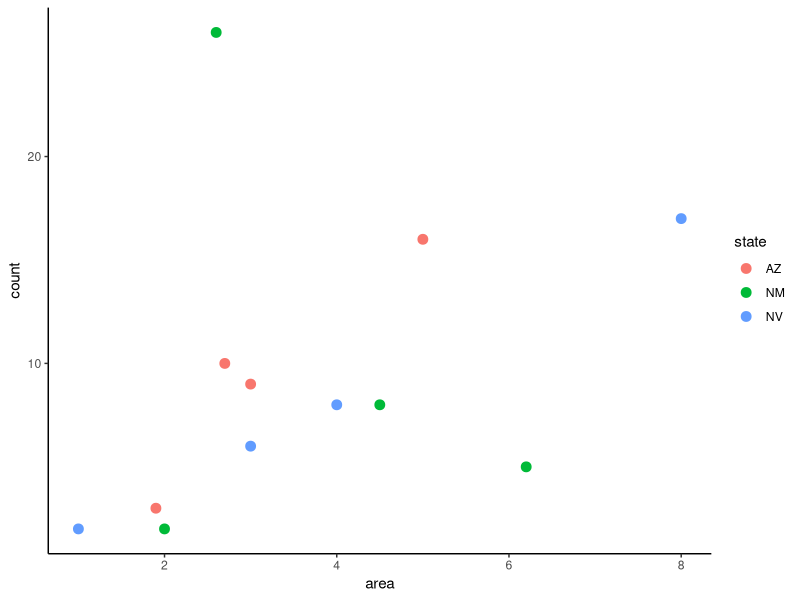
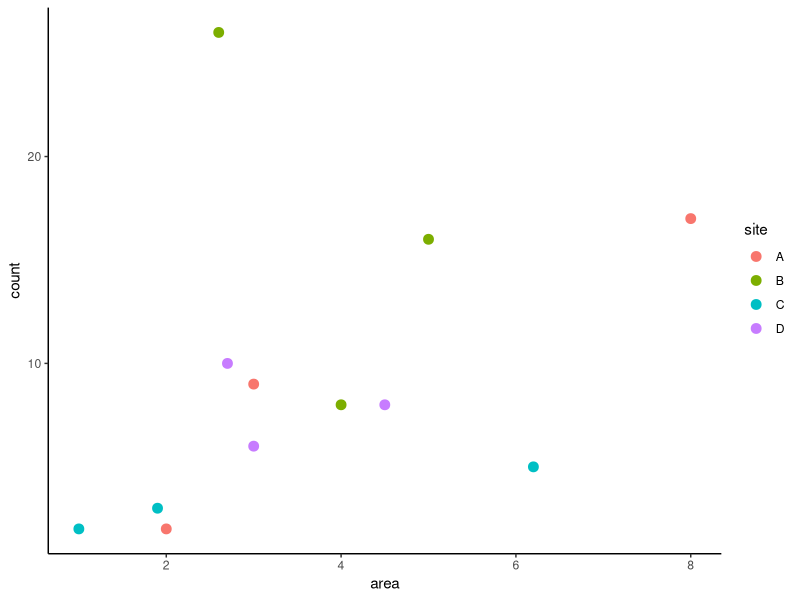
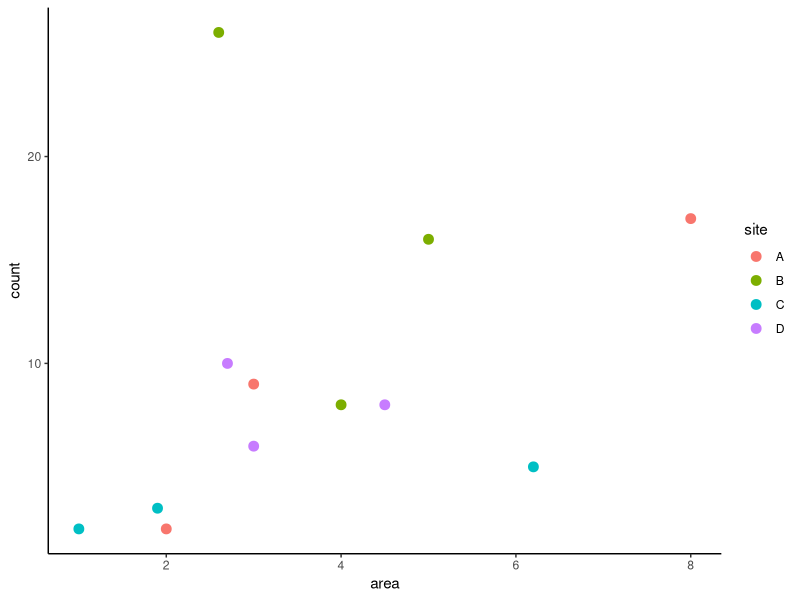
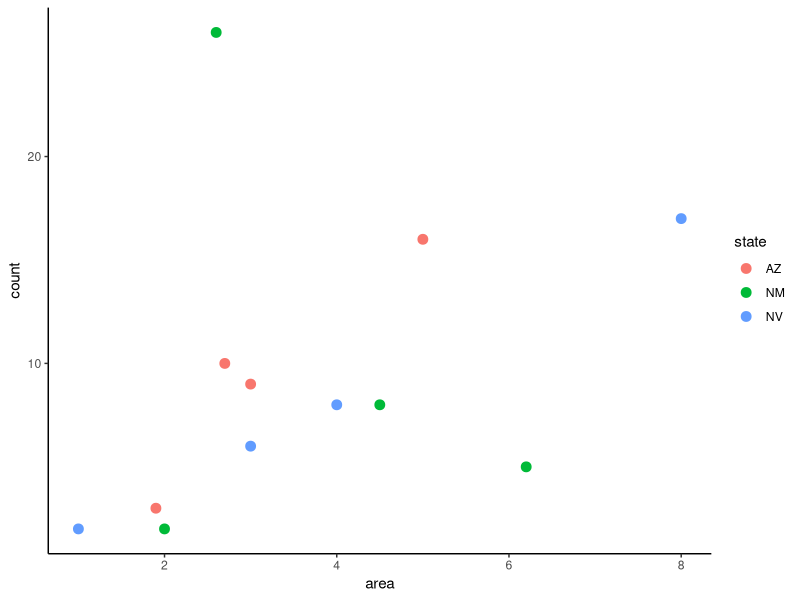
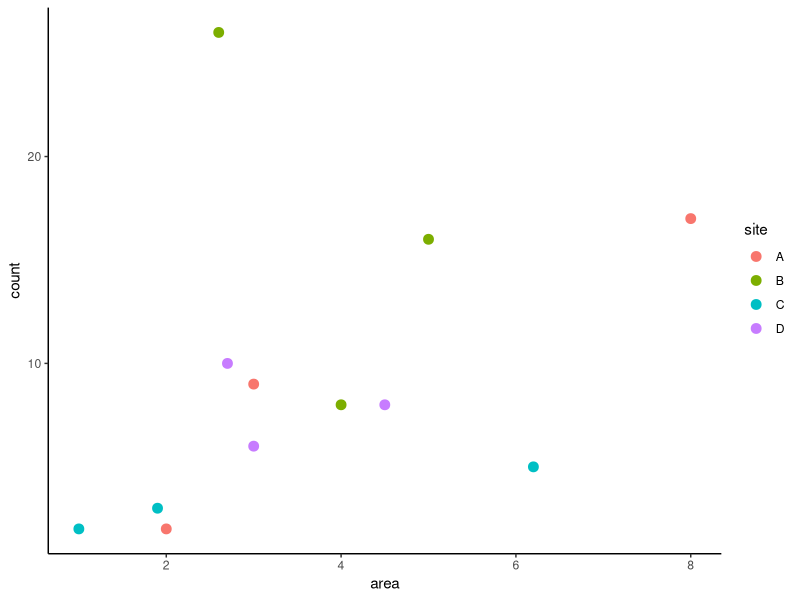
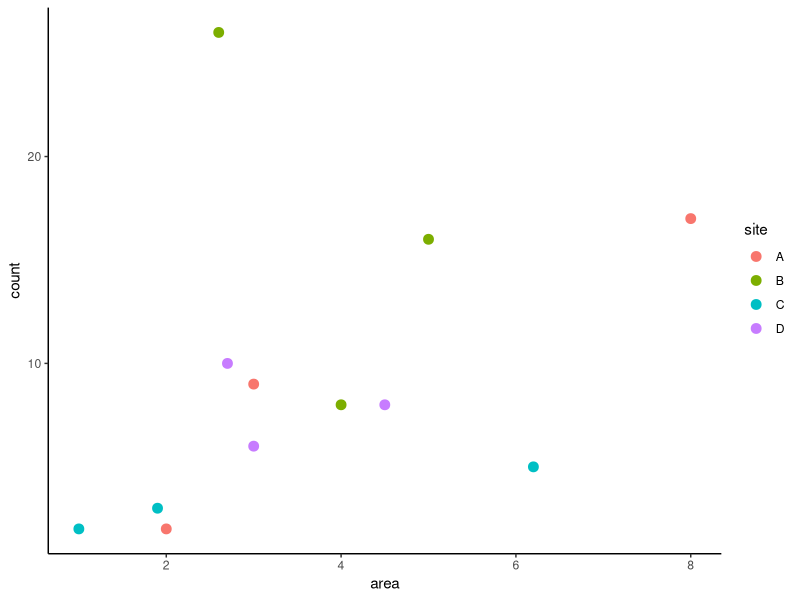

Write the R code that produced these figures, in order.
## ---- chunk 1
knitr::opts_chunk$set(echo = TRUE, warning = FALSE, message = FALSE)
## ---- chunk 2
library(tidyverse)
library(ggplot2)
## ---- chunk 3
 convert_pounds_to_grams <- function(pounds) {
     grams <- 453.6 * pounds
     return(grams)
 }
 convert_pounds_to_grams(3.75)
## ---- chunk 4
 convert_fahrenheit_to_celsius <- function(fahrenheit) {
     celsius <- (fahrenheit - 32) * 5 / 9
     return(celsius)
 }
 convert_fahrenheit_to_celsius(80)
## ---- chunk 5
    doubledouble <- function(double, a ) {
      double <- ( a * 2)
      return(double)
    }
    doubledouble (a = 512)
## ---- chunk 6
    equation <- function (prediction, x, a, b) {
      prediction <-  (a + b * x)
      return(prediction)
    }
    equation(x = 12, a = 6, b = 0.8)
## ---- chunk 7
get_mass_from_length_theropoda <- function(length){
  mass <- 0.73 * length ^ 3.63
  return(mass)
}
## ---- chunk 8
    get_mass_from_length_theropoda(16)
## ---- chunk 9
get_mass_from_length <- function (length, a = 214.55, b= 1.46){
  mass <- (a * length ^ b)
  return(mass)
}
get_mass_from_length (26)
## ---- chunk 10
#3a
 convert_pounds_to_grams <- function(pounds, numdigits = 1) {
   grams <- 453.6 * pounds
   rounded <- round(grams, digits = numdigits)
   return(rounded)
 }
## ---- chunk 11
convert_pounds_to_grams(4.3)
## ---- chunk 12
    #3b
    get_height_from_weight <- function(weight, a = 12, b = 0.38, numdigits = 2) {
      height <- a * weight ^ b
      round(height, digits = numdigits)
    }
    get_height_from_weight (42)  
## ---- chunk 13
#3c
convert_pounds_to_grams <- function(pounds, numdigits = 1) {
  grams <- 453.6 * pounds
  rounded <- round(grams, digits = numdigits)
  return(rounded)
}

get_height_from_weight <- function(weight, a = 12, b = 0.32, numdigits = 2) {
  height <- a * weight ^ b
  round(height, digits = numdigits)
}
convert_pounds_to_grams(2) |> 
  get_height_from_weight()
## ---- chunk 14
#4a
get_mass_from_length <- function (length, a = 39.9, b= 2.6){
  mass <- (a * length ^ b)
  return(mass)
}
#4b
get_mass_from_length(length = 22, a = 214.44, b = 1.46)

#5b
get_mass_from_length(16)
## ---- chunk 15
#5. Is this ok? I am not sure if adding just one pipe counts
convert_kg_to_pounds  <- function(kg, numdigits = 2) {
  pounds  <- 2.205 * kg
  rounded <- round(pounds, digits = numdigits)
  return(rounded)
}
get_mass_from_length <- function (length, a = 39.9, b= 2.6){
  mass <- (a * length ^ b)
  return(mass)
}
get_mass_from_length(length = 12, a = 10.95, b = 2.64) |> 
  convert_kg_to_pounds()
## ---- chunk 16
#5. Here is a new fucntion that uses pipes but this is another try and it gives me the same value?
get_pounds_from_length <- function(length, a = 39.9, b= 2.6){
  length |> 
    get_mass_from_length(a = a, b = b) |> 
    convert_kg_to_pounds()
}
get_pounds_from_length(length = 12, a = 10.95, b = 2.64)
## ---- chunk 17
count_data <- data.frame(
  state = c("AZ", "AZ", "AZ", "AZ", "NM", "NM", "NM", "NM", "NV", "NV", "NV", "NV"),
  site = c("A", "B", "C", "D", "A", "B", "C", "D", "A", "B", "C", "D"),
  count = c(9, 16, 3, 10, 2, 26, 5, 8, 17, 8, 2, 6),
  area = c(3, 5, 1.9, 2.7, 2, 2.6, 6.2, 4.5, 8, 4, 1, 3)
  )
## ---- chunk 18
    #6a
    plot_count_by_area <- function(data, color_column) {
      ggplot(data, aes(x = area, y = count, color = {{color_column}})) +
        geom_point(size = 3) +
        theme_classic()
    }
    plot <- plot_count_by_area(count_data, state)
    plot
    ggsave(filename = "plot_count_by_area.jpg",
           plot = plot,
           path = "../Week_11/plots/")
## ---- chunk 19
    #6b
    plot_count_by_area <- function(data, color_column) {
      ggplot(data, aes(x = area, y = count, color = {{color_column}})) +
        geom_point(size = 3) +
        theme_classic()
    }
    plot2 <- plot_count_by_area(count_data, site)
    plot2
    ggsave(filename = "plot_2.jpg",
           plot = plot2,
           path = "../Week_11/plots/")
## ---- chunk 20
    plots_count_by_area <- function(data, x_column, y_column, color_column, x_label, y_label) {
      ggplot(data, aes(x = {{x_column}}, {{y_column}}, color = {{color_column}})) +
        geom_point(size = 3) +
        theme_classic()
    }
    plot3 <- plots_count_by_area(count_data, area, count, site, "Area", "Count")
    plot3
    ggsave(filename = "plot_3.jpg",
           plot = plot3,
           path = "../Week_11/plots/")
## ---- chunk 21
# download.file(url = "https://ndownloader.figshare.com/files/2292172",
#   destfile = "surveys.csv")
# download.file(url = "https://ndownloader.figshare.com/files/3299474",
#   destfile = "plots.csv")
# download.file(url = "https://ndownloader.figshare.com/files/3299483",
#   destfile = "species.csv")
## ---- chunk 22
#' Convert kilograms to pounds
#'
#' @param kg Mass in kilograms (numeric).
#'
#' @return Mass in pounds (numeric).
#'
#' @examples
#' convert_kg_to_pounds(10)
convert_kg_to_pounds <- function(kg) {
  pounds <- 2.205 * kg
  return(pounds)
}
